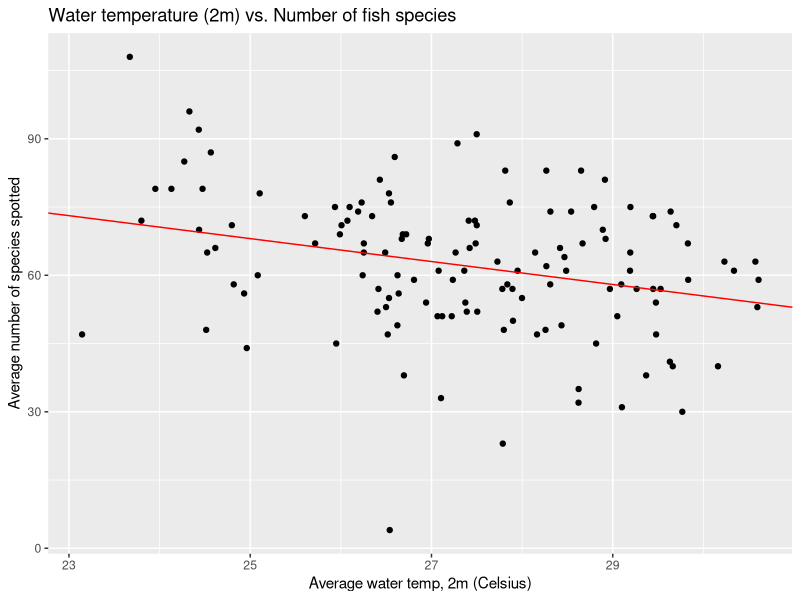
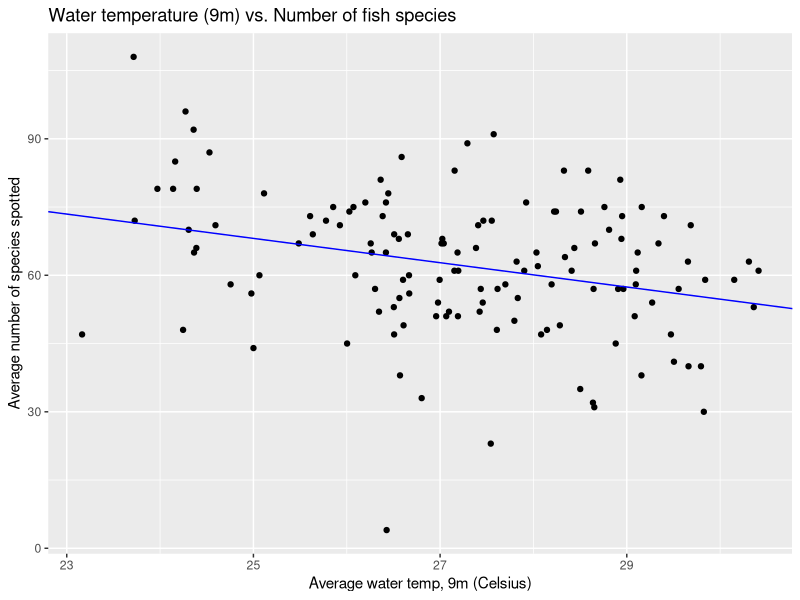

Reproduce these figures in R, in order.
## ---- chunk 1
knitr::opts_chunk$set(echo = TRUE, message = FALSE, warning = FALSE)
## ---- chunk 2
library(readr)
library(dplyr)
library(lubridate)
library(ggplot2)
library(caret)
## ---- chunk 3
# read data
setwd("cleaned_data")
temp <- read_csv("aims_temperatures.csv")
fish <- read_csv("fish_species_counts.csv")
fish_temp <- merge(x=temp, y=fish, by="date")

# split into train and test
set.seed(123)
train_index <- createDataPartition(y=fish_temp$num_of_species, times=1, p = 0.6, list=FALSE)

train_set <- fish_temp[train_index, ]
test_set <- fish_temp[-train_index, ]
## ---- chunk 4
# fit lm for 2m depth
fish_temp_2.0m <- lm(num_of_species ~ avg_water_temp_2.0m_flat_site, data=train_set)
summary(fish_temp_2.0m)

# fit lm for 9m depth
fish_temp_9.0m <- lm(num_of_species ~ avg_water_temp_9.0m_slope_site, data=train_set)
summary(fish_temp_9.0m)
## ---- chunk 5
pred_2.0m <- predict(fish_temp_2.0m, test_set)
pred_9.0m <- predict(fish_temp_9.0m, test_set)

postResample(pred = pred_2.0m, obs = test_set$num_of_species)
postResample(pred = pred_9.0m, obs = test_set$num_of_species)
## ---- chunk 6
# water temp at 2.0m
test_set %>%
  ggplot(aes(avg_water_temp_2.0m_flat_site, num_of_species)) + 
  geom_point() +
  geom_abline(intercept=fish_temp_2.0m$coefficients[1], slope=fish_temp_2.0m$coefficients[2], col="red") +
  xlab("Average water temp, 2m (Celsius)") +
  ylab("Average number of species spotted") +
  ggtitle("Water temperature (2m) vs. Number of fish species")

# water temp at 9.0m
test_set %>%
  ggplot(aes(avg_water_temp_9.0m_slope_site, num_of_species)) + 
  geom_point() +
  geom_abline(intercept=fish_temp_9.0m$coefficients[1], slope=fish_temp_9.0m$coefficients[2], col="blue") +
  xlab("Average water temp, 9m (Celsius)") +
  ylab("Average number of species spotted") +
  ggtitle("Water temperature (9m) vs. Number of fish species")
